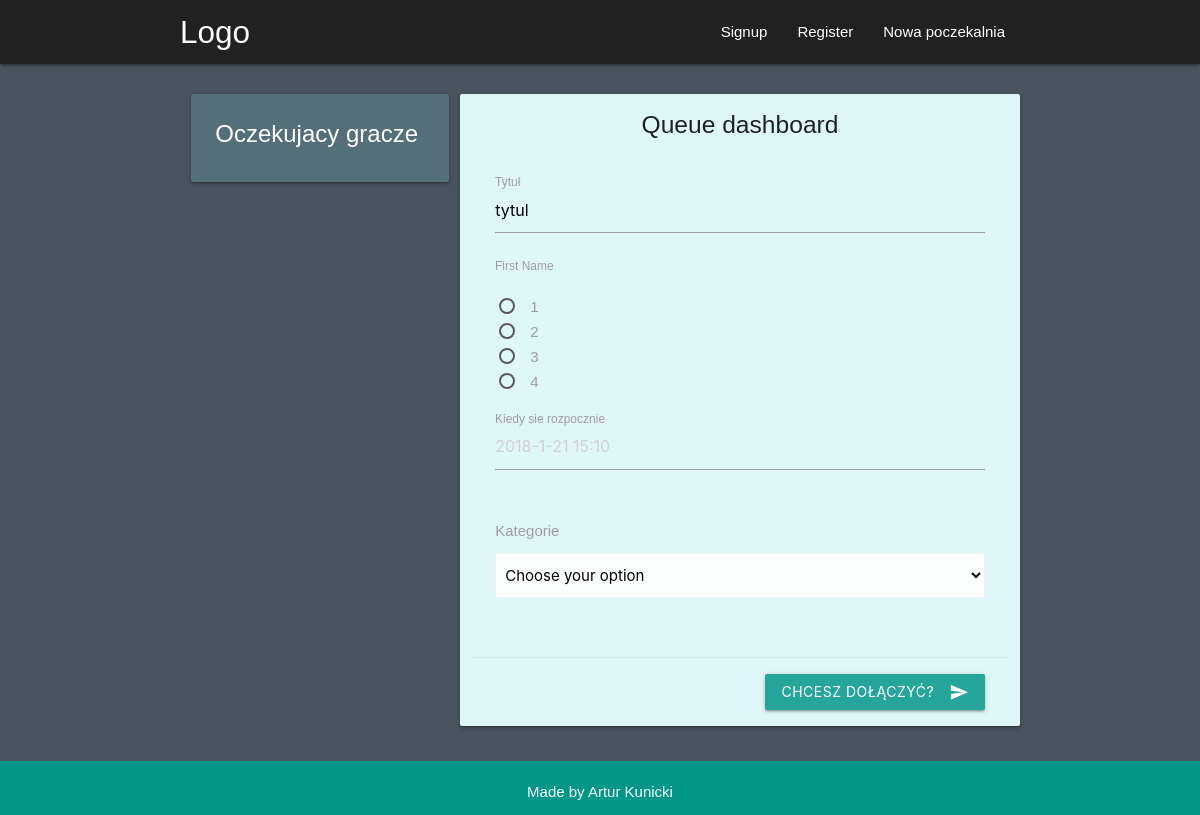
Before: /dashboard/1/ with the older database file.
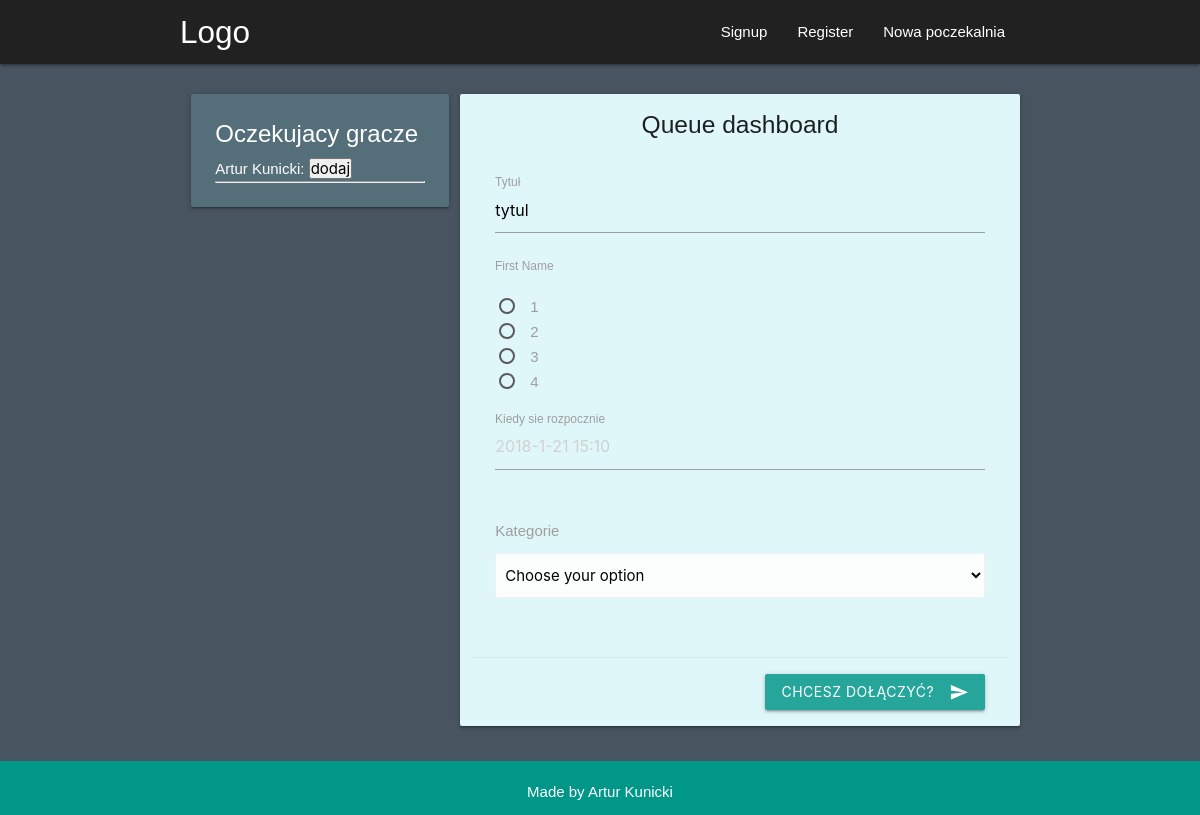
After: the same page with the newer database file.
### lobby/models.py (models this page shows, shortened)
class Query(models.Model):
    queue = models.OneToOneField(Queue, on_delete=models.DO_NOTHING)
    profile = models.OneToOneField(Profile,on_delete=models.DO_NOTHING)

### accounts/models.py (models this page shows, shortened)
class Profile(models.Model):
    name = models.CharField(max_length=40)
    thumbnail = models.ImageField(upload_to="accounts")
    gold = models.IntegerField()
    solus = models.IntegerField()
    alliance = models.IntegerField()
    reputation = models.IntegerField()
    user = models.OneToOneField(User, on_delete=models.CASCADE)

### lobby/views.py (the view)
# urls.py: path('dashboard/<int:queue_id>/', views.dashboard, name="dashboard"),
def dashboard(request, queue_id):
    queue = Queue.objects.get(id=queue_id)
    queries = Query.objects.filter(queue=queue)
    context = {
        'queue':queue,
        'queries': queries,
    }
    return render(request,'lobby/dashboard.html', context)

### templates/lobby/dashboard.html (shortened to what this page needs)
{% extends 'base.html' %}
{% block content %}
    <div class="container">
        <div class="row">
            <br>
            <div class="col m4 s12" >
                <div class="card blue-grey darken-1" >
                    <div class="card-content white-text">
                      <span class="card-title">Oczekujacy gracze</span>
                      {% for query in queries %}
                        <form method='POST' action="{% url 'adduser' query.queue.id query.profile.id %}">
                                <p>{{ query.profile.name }}:
                                <input type="submit" value="dodaj"/>
                            </p>
                            <hr>
                        </form>
                      {% endfor %}
                    </div>
                  </div>
            </div>
            <div class="card dashboard col m8 s12">
                <div class="card-title" style="padding-top: 1px;">
                    <h5 class="center-align">Queue dashboard</h5>
                </div>
                <div class="card-content">
                    <div class="row">
                        <div class="input-field col s12">
                          <input id="first_name2" type="text" class="validate create" value="tytul">
                          <label class="active " for="first_name2">Tytuł</label>
                        </div>
                        <div class="input-field col s12"><br>
                            <label class="active" for="first_name2">First Name</label>
                            <p>
                                <label>
                                  <span>1</span>
                                </label>
                              </p>
                              <p>
                                <label>
                                  <span>2</span>
                                </label>
                              </p>
                              <p>
                                <label>
                                  <span>3</span>
                                </label>
                              </p>
                              <p>
                                <label>
                                  <span>4</span>
                                </label>
                              </p>
                        </div>
                        <div class="input-field col s12">
                            <input placeholder="2018-1-21 15:10" id="first_name2" type="text" class="validate create">
                            <label class="active" for="first_name2">Kiedy sie rozpocznie</label>
                        </div>
                        <div class="input-field col s12">
                            <label>Kategorie</label><br><br>
                            <select name="category" class = "browser-default">
                                <option value="" disabled="disabled" selected="selected">Choose your option</option>
                            </select>
                        </div>
                      </div>
                </div>
                <div class="card-action">
                    <div class="right-align">
                       <button class="btn waves-effect waves-light" type="submit" name="action"> Chcesz dołączyć?
                            <i class="material-icons right">send</i>
                        </button>
                    </div>
                </div>
            </div>
        </div>
</div>
{% endblock %}

Changed rows visible on the page:
added Query: profile.name "Artur Kunicki"
